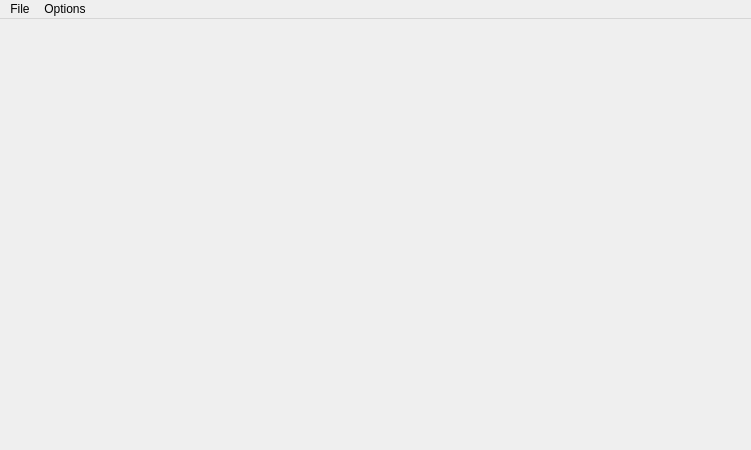
<?xml version="1.0" encoding="UTF-8"?>
<ui version="4.0">
 <class>OMain</class>
 <widget class="QMainWindow" name="OMain">
  <property name="geometry">
   <rect>
    <x>0</x>
    <y>0</y>
    <width>751</width>
    <height>450</height>
   </rect>
  </property>
  <property name="windowTitle">
   <string>Garden</string>
  </property>
  <property name="locale">
   <locale language="Polish" country="Poland"/>
  </property>
  <widget class="QWidget" name="centralWidget">
   <layout class="QVBoxLayout" name="verticalLayout">
    <property name="margin">
     <number>0</number>
    </property>
    <item>
     <widget class="QTabWidget" name="tabWidget">
      <property name="tabPosition">
       <enum>QTabWidget::West</enum>
      </property>
      <property name="documentMode">
       <bool>true</bool>
      </property>
     </widget>
    </item>
   </layout>
  </widget>
  <widget class="QMenuBar" name="menuBar">
   <property name="geometry">
    <rect>
     <x>0</x>
     <y>0</y>
     <width>751</width>
     <height>21</height>
    </rect>
   </property>
   <widget class="QMenu" name="menuPlik">
    <property name="locale">
     <locale language="English" country="UnitedStates"/>
    </property>
    <property name="title">
     <string>File</string>
    </property>
    <addaction name="actionNew_file"/>
    <addaction name="actionOpen_file"/>
    <addaction name="actionClose_file"/>
    <addaction name="actionQuit"/>
   </widget>
   <widget class="QMenu" name="menuOptions">
    <property name="title">
     <string>Options</string>
    </property>
    <addaction name="actionEdit_built_ins"/>
   </widget>
   <addaction name="menuPlik"/>
   <addaction name="menuOptions"/>
  </widget>
  <action name="actionOpen_file">
   <property name="text">
    <string>Open file</string>
   </property>
   <property name="shortcut">
    <string>Ctrl+O</string>
   </property>
  </action>
  <action name="actionNew_file">
   <property name="text">
    <string>New file</string>
   </property>
   <property name="shortcut">
    <string>Ctrl+N</string>
   </property>
  </action>
  <action name="actionEdit_built_ins">
   <property name="enabled">
    <bool>false</bool>
   </property>
   <property name="text">
    <string>Edit built-ins</string>
   </property>
   <property name="shortcut">
    <string>Ctrl+E</string>
   </property>
  </action>
  <action name="actionClose_file">
   <property name="text">
    <string>Close file</string>
   </property>
  </action>
  <action name="actionQuit">
   <property name="text">
    <string>Quit</string>
   </property>
   <property name="shortcut">
    <string>Ctrl+Q</string>
   </property>
  </action>
 </widget>
 <layoutdefault spacing="6" margin="11"/>
 <resources/>
 <connections/>
</ui>
